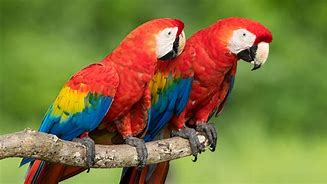
#> input picture DIP_and_CV-main/images/parrot.jpg, 327 x 184 px, found by its file name
$ jupyter execute 13_smoothing_and_sharpening.ipynb   (older library calls are emulated)
#> lines starting #> are read from the running program, lines starting #| are printed output that depends on the picture
[cell 1]
import cv2
import numpy as np
import matplotlib.pyplot as plt

[cell 2]
# Load the image
image = cv2.imread('parrot.jpg')
#> image is the input picture: shape (184, 327, 3); mean B, G, R 62, 117.1, 125.2

if image is None:
    raise FileNotFoundError("Image not found. Make sure the path is correct.")

[cell 3]
# Convert to RGB for displaying with matplotlib
image = cv2.cvtColor(image, cv2.COLOR_BGR2RGB)

[cell 4]
# Original image dimensions
height, width = image.shape[:2]
#> height = 184; width = 327

#Smoothing Filters

###1. Mean Filter

Reduces noise by averaging pixel values in a neighborhood, creating a smoothing effect.

The kernel for a 3×3 mean filter, where all values are equal and their sum is 1:
```python
Mean Kernel = 1/9 * [[1, 1, 1],
                     [1, 1, 1],
                     [1, 1, 1]]
```

For a 5×5 mean filter, each element would be \(1/25\).

[cell 5]
mean_kernel = np.ones((5, 5), np.float32) / 25
mean_filtered = cv2.filter2D(image, -1, mean_kernel)
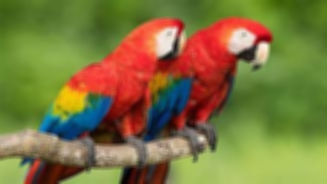
#> mean_filtered: shape (184, 327, 3); mean R, G, B 125.2, 117.1, 62

---
###2. Gaussian Filter
Blurs the image with a Gaussian kernel, offering smoother and more natural results.

Example of a 3×3 Gaussian kernel (standard deviation = 1\):
```python
Gaussian Kernel ≈ [[1,  2,  1],
                   [2,  4,  2],
                   [1,  2,  1]] / 16
```
The values depend on the Gaussian function and kernel size.

[cell 6]
gaussian_filtered = cv2.GaussianBlur(image, (5, 5), 0)

---
### 3. Median Filter
Replaces each pixel with the median of its neighbors, effective for removing salt-and-pepper noise.

 **No fixed kernel** for the Median Filter.
  - Instead, it calculates the median value from the neighborhood for each pixel.

[cell 7]
median_filtered = cv2.medianBlur(image, 5)
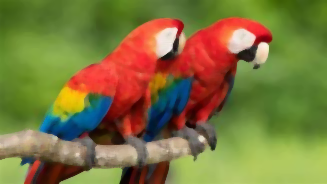
#> median_filtered: shape (184, 327, 3); mean R, G, B 125.4, 117.2, 61.8

---
###4. Low Pass Gaussian Blurring
Blurs the image by suppressing high-frequency components, useful for noise reduction.

Similar to the Gaussian Filter, using a Gaussian kernel:
```python
Low-Pass Kernel ≈ [[1,  2,  1],
                   [2,  4,  2],
                   [1,  2,  1]] / 16
```

[cell 8]
low_pass_filtered = cv2.GaussianBlur(image, (15, 15), 0)
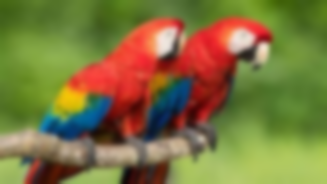
#> low_pass_filtered: shape (184, 327, 3); mean R, G, B 125.2, 117.1, 62

#Sharpening Filters

### 1. Laplacian Filter
Enhances edges by detecting intensity changes using second-order derivatives.

A common 3×3 Laplacian kernel:
```python
Laplacian Kernel = [[ 0, -1,  0],
                    [-1,  4, -1],
                    [ 0, -1,  0]]
```
Other variants exist, such as using 8 in the center instead of 4.

[cell 9]
gray_image = cv2.cvtColor(image, cv2.COLOR_RGB2GRAY)
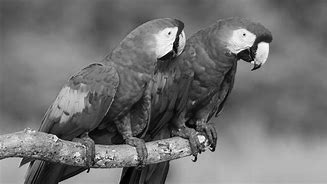
#> gray_image: shape (184, 327); min 0, max 254, mean 113.3
laplacian_filtered = cv2.Laplacian(gray_image, cv2.CV_64F)
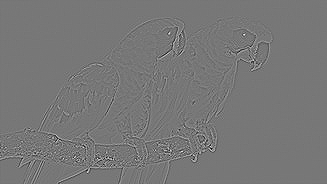
#> laplacian_filtered: shape (184, 327) float64; min -422, max 478, mean 0; drawn with min black and max white

---
###2. Unsharp Mask
Combines the original image with a blurred version to sharpen and emphasize edges.

**No fixed kernel** for the unsharp mask.
  - It’s computed by combining the original image and its blurred version: (Unsharp Mask = Original Image - Blurred Image)

[cell 10]
gaussian_blur = cv2.GaussianBlur(image, (9, 9), 10.0)
unsharp_mask = cv2.addWeighted(image, 1.5, gaussian_blur, -0.5, 0)
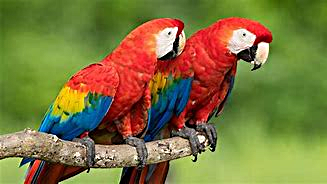
#> unsharp_mask: shape (184, 327, 3); mean R, G, B 125.2, 117.4, 62.6

---
###3. High-Pass Filter
Preserves high-frequency details (edges) while suppressing low-frequency areas.

 A 3×3 high-pass filter kernel:
```python
High-Pass Kernel = [[-1, -1, -1],
                    [-1,  8, -1],
                    [-1, -1, -1]]
```

[cell 11]
high_pass_kernel = np.array([[-1, -1, -1],
                             [-1,  8, -1],
                             [-1, -1, -1]])
high_pass_filtered = cv2.filter2D(image, -1, high_pass_kernel)
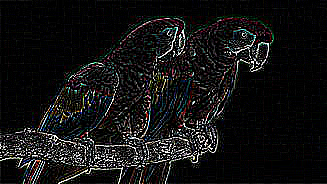
#> high_pass_filtered: shape (184, 327, 3); mean R, G, B 19.9, 19.8, 19.7

---
###4. High-Boost Filtering
Amplifies edges while retaining the original image details, controlled by a boost factor.

**Derived from high-pass filtering**:
High-Boost = A . Original Image - Blurred Image

No fixed kernel, as it depends on the boosting factor \(A\).

[cell 12]
boost_factor = 1.5  # Adjust this to control edge enhancement
high_boost = cv2.addWeighted(image, boost_factor, gaussian_blur, (1 - boost_factor), 0)

#Displaying All Filters

[cell 13]
plt.figure(figsize=(15, 12))

# Original Image
plt.subplot(3, 3, 1)
plt.title("Original Image")
plt.imshow(image)
plt.axis("off")

# Mean Filter
plt.subplot(3, 3, 2)
plt.title("Mean Filter")
plt.imshow(mean_filtered)
plt.axis("off")

# Gaussian Filter
plt.subplot(3, 3, 3)
plt.title("Gaussian Filter")
plt.imshow(gaussian_filtered)
plt.axis("off")

# Median Filter
plt.subplot(3, 3, 4)
plt.title("Median Filter")
plt.imshow(median_filtered)
plt.axis("off")

# Low-Pass Filter
plt.subplot(3, 3, 5)
plt.title("Low-Pass Filter")
plt.imshow(low_pass_filtered)
plt.axis("off")

# High-Pass Filter
plt.subplot(3, 3, 6)
plt.title("High-Pass Filter")
plt.imshow(high_pass_filtered)
plt.axis("off")

# Laplacian Filter
plt.subplot(3, 3, 7)
plt.title("Laplacian Filter (Edge)")
plt.imshow(laplacian_filtered, cmap='gray')
plt.axis("off")

# Unsharp Mask
plt.subplot(3, 3, 8)
plt.title("Unsharp Mask")
plt.imshow(unsharp_mask)
plt.axis("off")

# High-Boost Filter
plt.subplot(3, 3, 9)
plt.title("High-Boost Filter")
plt.imshow(high_boost)
plt.axis("off")


# Tight layout for better spacing
plt.tight_layout()
plt.show()
